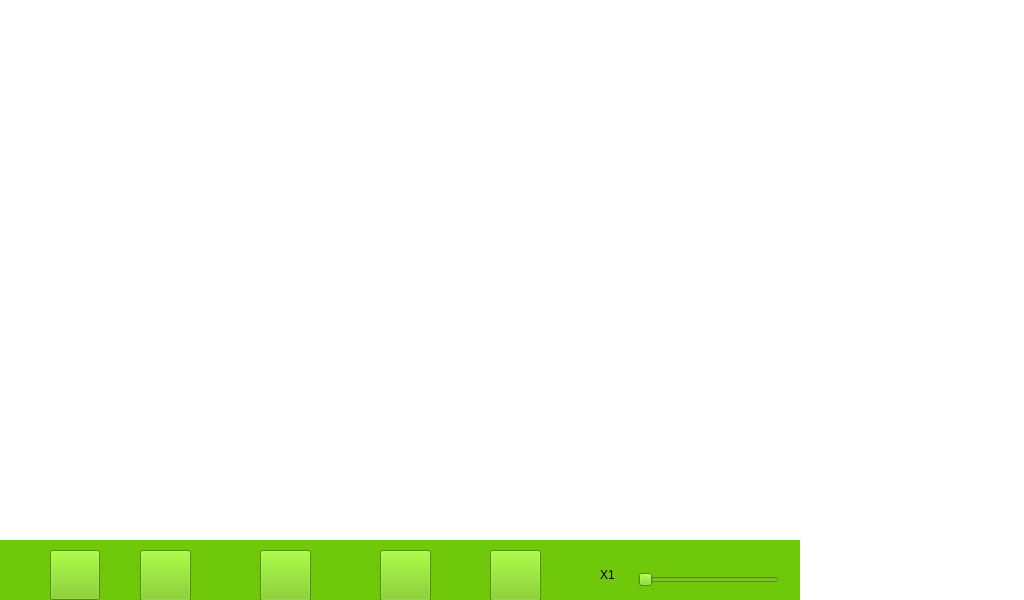
<?xml version="1.0" encoding="UTF-8"?>
<ui version="4.0">
 <class>Play</class>
 <widget class="QWidget" name="Play">
  <property name="geometry">
   <rect>
    <x>0</x>
    <y>0</y>
    <width>1024</width>
    <height>600</height>
   </rect>
  </property>
  <property name="windowTitle">
   <string>Form</string>
  </property>
  <property name="styleSheet">
   <string notr="true">background-color: rgba(112, 200, 11, 0);</string>
  </property>
  <widget class="QWidget" name="widget" native="true">
   <property name="geometry">
    <rect>
     <x>0</x>
     <y>540</y>
     <width>800</width>
     <height>60</height>
    </rect>
   </property>
   <property name="styleSheet">
    <string notr="true">background-color: rgb(112, 200, 11);</string>
   </property>
   <widget class="QPushButton" name="pushButton_tackpic">
    <property name="geometry">
     <rect>
      <x>50</x>
      <y>10</y>
      <width>50</width>
      <height>50</height>
     </rect>
    </property>
    <property name="styleSheet">
     <string notr="true">border-image: url(:/images/image/res/cut.png);</string>
    </property>
    <property name="text">
     <string/>
    </property>
   </widget>
   <widget class="QPushButton" name="pushButton_play">
    <property name="geometry">
     <rect>
      <x>140</x>
      <y>10</y>
      <width>51</width>
      <height>51</height>
     </rect>
    </property>
    <property name="styleSheet">
     <string notr="true">border-image: url(:/images/image/res/play_unsel.png);</string>
    </property>
    <property name="text">
     <string/>
    </property>
   </widget>
   <widget class="QPushButton" name="pushButton_stop">
    <property name="geometry">
     <rect>
      <x>380</x>
      <y>10</y>
      <width>51</width>
      <height>51</height>
     </rect>
    </property>
    <property name="styleSheet">
     <string notr="true">border-image: url(:/images/image/res/stop_unsel.png);</string>
    </property>
    <property name="text">
     <string/>
    </property>
   </widget>
   <widget class="QPushButton" name="pushButton_home">
    <property name="geometry">
     <rect>
      <x>490</x>
      <y>10</y>
      <width>51</width>
      <height>51</height>
     </rect>
    </property>
    <property name="styleSheet">
     <string notr="true">border-image: url(:/images/image/res/up-arrow_unsel.png);</string>
    </property>
    <property name="text">
     <string/>
    </property>
   </widget>
   <widget class="QSlider" name="horizontalSlider_4">
    <property name="geometry">
     <rect>
      <x>638</x>
      <y>30</y>
      <width>141</width>
      <height>20</height>
     </rect>
    </property>
    <property name="minimum">
     <number>1</number>
    </property>
    <property name="maximum">
     <number>10</number>
    </property>
    <property name="pageStep">
     <number>5</number>
    </property>
    <property name="value">
     <number>1</number>
    </property>
    <property name="sliderPosition">
     <number>1</number>
    </property>
    <property name="orientation">
     <enum>Qt::Horizontal</enum>
    </property>
   </widget>
   <widget class="QLabel" name="label">
    <property name="geometry">
     <rect>
      <x>600</x>
      <y>20</y>
      <width>31</width>
      <height>29</height>
     </rect>
    </property>
    <property name="text">
     <string>X1</string>
    </property>
   </widget>
   <widget class="QPushButton" name="pushButton_switchC">
    <property name="geometry">
     <rect>
      <x>260</x>
      <y>10</y>
      <width>51</width>
      <height>51</height>
     </rect>
    </property>
    <property name="styleSheet">
     <string notr="true">border-image: url(:/images/image/res/down-arrow.png);</string>
    </property>
    <property name="text">
     <string/>
    </property>
   </widget>
  </widget>
 </widget>
 <resources/>
 <connections/>
</ui>
